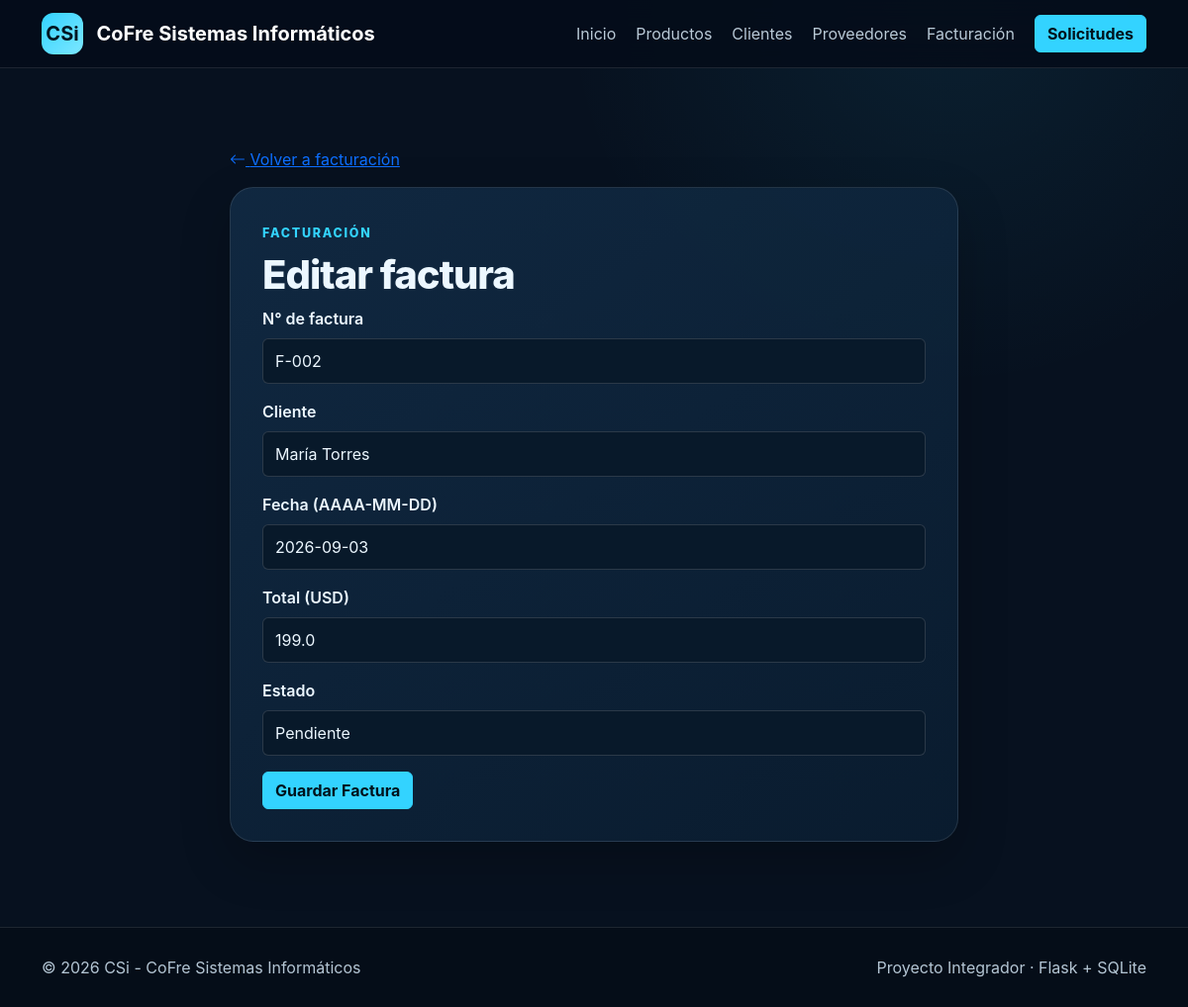
Page /facturacion/editar/2 on the committed database.
### tables this page shows
CREATE TABLE facturas (
 id INTEGER PRIMARY KEY AUTOINCREMENT,
 numero TEXT NOT NULL UNIQUE,
 cliente TEXT NOT NULL,
 fecha TEXT NOT NULL,
 total REAL NOT NULL CHECK (total > 0),
 estado TEXT NOT NULL
);

### app.py (the view, shortened to what this page needs)
@app.route("/facturacion/nueva", methods=["GET", "POST"])
@app.route("/facturacion/editar/<int:item_id>", methods=["GET", "POST"])
def formulario_facturacion(item_id=None):
    registro = fetch_one("SELECT * FROM facturas WHERE id = ?", (item_id,)) if item_id else None
    if item_id and registro is None:
        flash("La factura solicitada no existe.", "danger")
        return redirect(url_for("facturacion"))
    form = FacturacionForm(data=dict(registro) if registro and request.method == "GET" else None)
    return render_template("formulario_facturacion.html", form=form, item_id=item_id)

### app.py (called while the page is built)
def get_db_connection():
    DATA_DIR.mkdir(parents=True, exist_ok=True)
    conn = sqlite3.connect(DB_PATH)
    conn.row_factory = sqlite3.Row
    return conn

def fetch_one(query, params=()):
    conn = get_db_connection()
    registro = conn.execute(query, params).fetchone()
    conn.close()
    return registro

@app.context_processor
def inyectar_variables_globales():
    return {
        "anio_actual": datetime.now().year,
        "empresa": empresa_info,
    }

### templates/formulario_facturacion.html (shortened to what this page needs)
{% extends 'base.html' %}
{% from '_form_macros.html' import render_field %}
{% block content %}
<section class="page-section"><div class="container form-shell">
  <a class="back-link" href="{{ url_for('facturacion') }}"><i class="bi bi-arrow-left"></i> Volver a facturación</a>
  <div class="form-card mt-3"><span class="eyebrow">FACTURACIÓN</span><h1 class="mt-2">{{ 'Editar factura' if item_id else 'Registrar factura' }}</h1>
    <form method="post" novalidate>{{ form.hidden_tag() }}
      {{ render_field(form.numero) }}{{ render_field(form.cliente) }}{{ render_field(form.fecha) }}{{ render_field(form.total) }}{{ render_field(form.estado) }}
      {{ form.submit(class="btn btn-info") }}
    </form>
  </div>
</div></section>
{% endblock %}

### templates/_form_macros.html (shortened to what this page needs)
{% macro render_field(field, rows=None) %}
<div class="mb-3">
  {{ field.label(class="form-label fw-semibold") }}
  {% if field.type == 'BooleanField' %}
    <div class="form-check form-switch">
      {{ field(class="form-check-input") }}
      <label class="form-check-label" for="{{ field.id }}">Sí</label>
    </div>
  {% elif field.type == 'SelectField' %}
    {{ field(class="form-select" + (' is-invalid' if field.errors else '')) }}
  {% elif field.type == 'TextAreaField' %}
    {{ field(class="form-control" + (' is-invalid' if field.errors else ''), rows=rows or 5) }}
  {% else %}
    {{ field(class="form-control" + (' is-invalid' if field.errors else '')) }}
  {% endif %}
</div>
{% endmacro %}

### static/css/style.css (style rules this page uses)
:root { --bg:#07111f;--bg2:#0b1d31;--panel:#10263d;--panel2:#0d2035;--cyan:#33d3ff;--cyan2:#00a9db;--text:#ecf7ff;--muted:#9bb0c2;--border:rgba(255,255,255,.10) }
html { scroll-behavior:smooth }
body { background:radial-gradient(circle at 80% 0,rgba(51,211,255,.08),transparent 28%),var(--bg);color:var(--text);font-family:Inter,system-ui,-apple-system,"Segoe UI",sans-serif }
.btn-info { background:var(--cyan);border-color:var(--cyan);color:#00131d;font-weight:700 }
.eyebrow { font-size:.78rem;font-weight:800;letter-spacing:.14em;color:var(--cyan) }
.dashboard-card,.service-card,.data-card,.form-card,.cta-panel { background:linear-gradient(145deg,rgba(17,42,67,.95),rgba(10,29,48,.95));border:1px solid var(--border);box-shadow:0 20px 50px rgba(0,0,0,.22);border-radius:24px }
.section-heading h2,.page-header h1,.form-card h1 { font-weight:800;letter-spacing:-.025em }
.page-section { padding:64px 0 86px }
.form-shell { max-width:760px }
.form-card { padding:2rem }
.form-control,.form-select { background:#08192a;border-color:rgba(255,255,255,.14);color:var(--text);min-height:46px }
.form-control::placeholder { color:#71879b }

### rows in the picture
facturas: numero "F-002", cliente "María Torres", fecha "2026-09-03", total "199.0", estado "Pendiente"

### other values in the picture
{{ 'Editar factura' if item_id else 'Registrar factura' }} "Editar factura"
{{ field.label(class="form-label fw-semibold") }} "N° de factura Cliente Fecha (AAAA-MM-DD) Total (USD) Estado"
